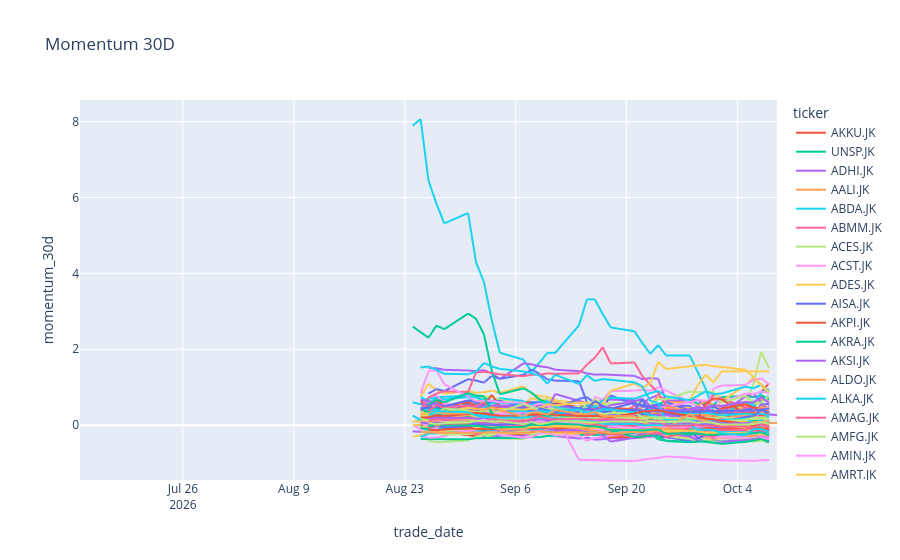

Notebook code for this chart:
### Code cell
fig = px.line(
    full_data,
    x="trade_date",
    y="momentum_30d",
    color="ticker",
    title="Momentum 30D"
)

fig.show()
